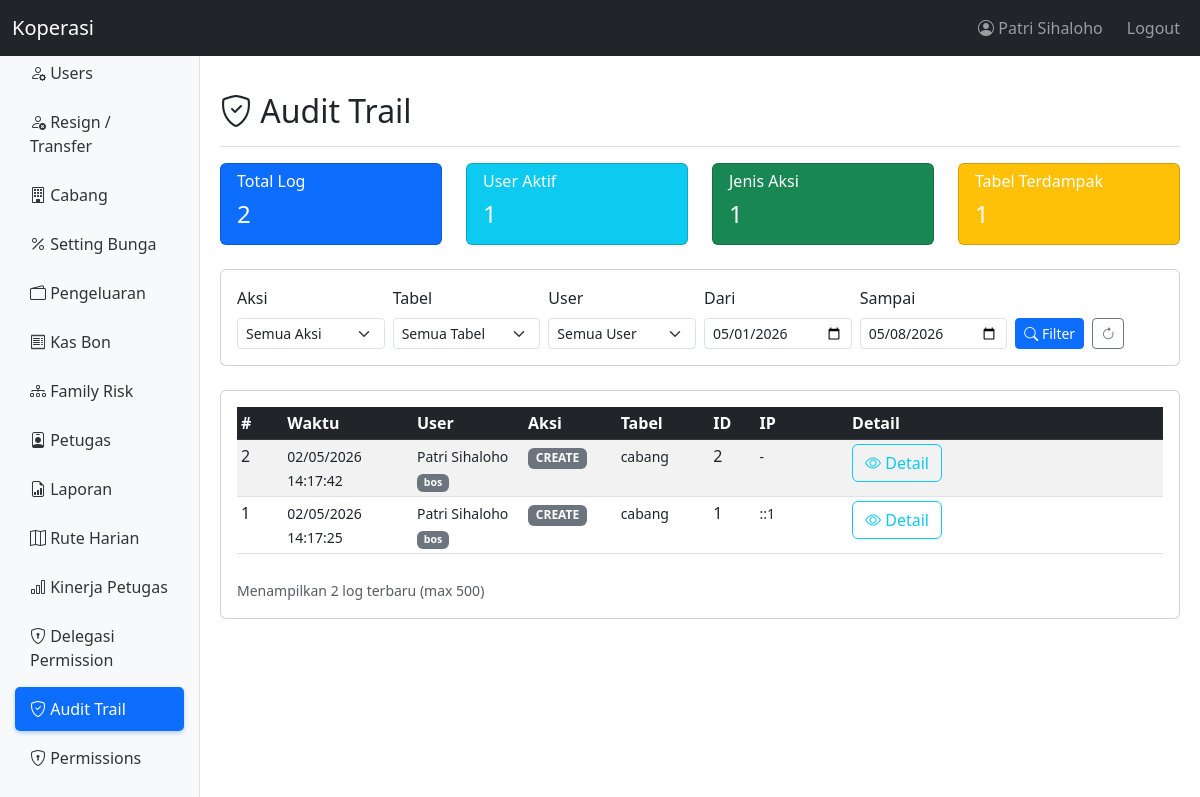
/pages/audit/index.php (signed in), run on the app's committed database.
### tables this page shows
CREATE TABLE `users` (
  `id` int(11) NOT NULL AUTO_INCREMENT,
  `username` varchar(50) NOT NULL,
  `password` varchar(255) NOT NULL,
  `nama` varchar(100) NOT NULL,
  `ktp` varchar(16) DEFAULT NULL COMMENT 'NIK KTP - identitas global via db_orang',
  `email` varchar(100) DEFAULT NULL,
  `telp` varchar(20) DEFAULT NULL,
  `role` varchar(50) NOT NULL DEFAULT 'teller',
  `owner_bos_id` int(10) unsigned DEFAULT NULL,
  `cabang_id` int(11) DEFAULT NULL,
  `derived_permissions` longtext DEFAULT NULL CHECK (json_valid(`derived_permissions`)),
  `status` enum('aktif','nonaktif') NOT NULL DEFAULT 'aktif',
  `created_at` timestamp NOT NULL DEFAULT current_timestamp(),
  `updated_at` timestamp NOT NULL DEFAULT current_timestamp() ON UPDATE current_timestamp(),
  `limit_kasbon` decimal(12,0) DEFAULT 0,
  `gaji` decimal(12,0) DEFAULT 0,
  `tanggal_lahir` date DEFAULT NULL,
  `tanggal_masuk` date DEFAULT NULL,
  `db_orang_person_id` int(11) DEFAULT NULL,
  `totp_secret` varchar(64) DEFAULT NULL,
  `totp_enabled` tinyint(1) DEFAULT 0,
  `totp_verified_at` timestamp NULL DEFAULT NULL,
  `phone_2fa` varchar(20) DEFAULT NULL,
  PRIMARY KEY (`id`),
  UNIQUE KEY `username` (`username`),
  KEY `idx_owner_bos_id` (`owner_bos_id`),
  KEY `idx_db_orang_person` (`db_orang_person_id`),
  KEY `idx_users_ktp` (`ktp`),
  KEY `idx_users_cabang` (`cabang_id`),
  KEY `idx_users_owner_bos` (`owner_bos_id`),
  KEY `idx_users_role_status` (`role`,`status`),
  KEY `idx_users_id` (`id`),
  CONSTRAINT `fk_users_cabang` FOREIGN KEY (`cabang_id`) REFERENCES `cabang` (`id`) ON DELETE SET NULL ON UPDATE CASCADE,
  CONSTRAINT `fk_users_db_orang_person` FOREIGN KEY (`db_orang_person_id`) REFERENCES `db_orang`.`people` (`id`) ON DELETE SET NULL ON UPDATE CASCADE
);

CREATE TABLE `audit_log` (
  `id` int(11) NOT NULL AUTO_INCREMENT,
  `user_id` int(11) DEFAULT NULL,
  `action` varchar(50) NOT NULL,
  `table_name` varchar(50) NOT NULL,
  `record_id` int(11) DEFAULT NULL,
  `old_value` text DEFAULT NULL,
  `new_value` text DEFAULT NULL,
  `ip_address` varchar(45) DEFAULT NULL,
  `user_agent` varchar(255) DEFAULT NULL,
  `created_at` timestamp NOT NULL DEFAULT current_timestamp(),
  PRIMARY KEY (`id`),
  KEY `idx_audit_log_user` (`user_id`),
  KEY `idx_audit_log_action` (`action`),
  KEY `idx_audit_log_table` (`table_name`),
  KEY `idx_audit_log_created` (`created_at`),
  CONSTRAINT `audit_log_ibfk_1` FOREIGN KEY (`user_id`) REFERENCES `users` (`id`) ON DELETE SET NULL
);

### pages/audit/index.php (the view, shortened to what the rows shown need)
<?php
require_once __DIR__ . '/../../config/path.php';
$filter_date_from = $_GET['date_from'] ?? date('Y-m-d', strtotime('-7 days'));
$filter_date_to = $_GET['date_to'] ?? date('Y-m-d');
$where = ["1=1"];
$params = [];
if ($filter_date_from) {
    $where[] = "DATE(a.created_at) >= ?";
    $params[] = $filter_date_from;
}
if ($filter_date_to) {
    $where[] = "DATE(a.created_at) <= ?";
    $params[] = $filter_date_to;
}
$where_clause = implode(" AND ", $where);
$logs = query("
    SELECT a.*, u.nama as nama_user, u.role
    FROM audit_log a
    LEFT JOIN users u ON a.user_id = u.id
    WHERE $where_clause
    ORDER BY a.created_at DESC
    LIMIT 500
", $params);
?>
<!DOCTYPE html>
<html lang="id">
<head>
    <link href="https://cdn.jsdelivr.net/npm/bootstrap@5.3.0/dist/css/bootstrap.min.css" rel="stylesheet">
    <link href="https://cdn.jsdelivr.net/npm/bootstrap-icons@1.10.0/font/bootstrap-icons.css" rel="stylesheet">
</head>
<body>
    <div class="main-container">
        <?php require_once BASE_PATH . '/includes/sidebar.php'; ?>
        <main class="content-area">
                <div class="d-flex justify-content-between flex-wrap flex-md-nowrap align-items-center pt-3 pb-2 mb-3 border-bottom">
                    <h1 class="h2"><i class="bi bi-shield-check"></i> Audit Trail</h1>
                </div>
                <div class="card">
                    <div class="card-body">
                        <div class="table-responsive">
                            <table class="table table-striped table-sm table-hover">
                                <thead class="table-dark">
                                    <tr>
                                        <th style="width:5%">#</th>
                                        <th style="width:14%">Waktu</th>
                                        <th style="width:12%">User</th>
                                        <th style="width:10%">Aksi</th>
                                        <th style="width:10%">Tabel</th>
                                        <th style="width:5%">ID</th>
                                        <th style="width:10%">IP</th>
                                        <th style="width:34%">Detail</th>
                                    </tr>
                                </thead>
                                <tbody>
                                    <?php if (empty($logs)): ?>
                                        <tr><td colspan="8" class="text-center text-muted">Tidak ada data audit</td></tr>
                                    <?php else: ?>
                                        <?php foreach ($logs as $log): ?>
                                            <tr>
                                                <td><?php echo $log['id']; ?></td>
                                                <td><small><?php echo date('d/m/Y H:i:s', strtotime($log['created_at'])); ?></small></td>
                                                <td>
                                                    <small>
                                                        <?php echo $log['nama_user'] ?? 'System'; ?>
                                                        <?php if ($log['role']): ?>
                                                            <br><span class="badge bg-secondary"><?php echo $log['role']; ?></span>
                                                        <?php endif; ?>
                                                    </small>
                                                </td>
                                                <td>
                                                    <?php
                                                    $action_colors = [
                                                        'create' => 'success', 'insert' => 'success',
                                                        'update' => 'warning', 'edit' => 'warning',
                                                        'delete' => 'danger', 'hapus' => 'danger',
                                                        'login' => 'info', 'logout' => 'secondary',
                                                        'approve' => 'primary', 'reject' => 'danger',
                                                        'blacklist' => 'danger', 'unblacklist' => 'success',
                                                        'pembayaran' => 'success'
                                                    ];
                                                    $color = $action_colors[$log['action']] ?? 'secondary';
                                                    ?>
                                                    <span class="badge bg-<?php echo $color; ?>"><?php echo ucfirst($log['action']); ?></span>
                                                </td>
                                                <td><small><?php echo $log['table_name']; ?></small></td>
                                                <td><?php echo $log['record_id'] ?? '-'; ?></td>
                                                <td><small><?php echo $log['ip_address'] ?? '-'; ?></small></td>
                                                <td>
                                                    <?php if ($log['old_value'] || $log['new_value']): ?>
                                                        <button class="btn btn-xs btn-outline-info" type="button" data-bs-toggle="collapse" data-bs-target="#detail-<?php echo $log['id']; ?>">
                                                            <i class="bi bi-eye"></i> Detail
                                                        </button>
                                                    <?php else: ?>
                                                        <small class="text-muted">-</small>
                                                    <?php endif; ?>
                                                </td>
                                            </tr>
                                        <?php endforeach; ?>
                                    <?php endif; ?>
                                </tbody>
                            </table>
                        </div>
                    </div>
                </div>
            </main>
        </div>
</body>
</html>

### includes/sidebar.php (shortened to what the rows shown need)
<?php
$user = getCurrentUser();
?>
<nav class="navbar navbar-expand-lg navbar-dark bg-dark">
    <div class="container-fluid">
        <div class="navbar-nav ms-auto">
            <span class="navbar-text me-3">
                <i class="bi bi-person-circle"></i> <?php echo htmlspecialchars($user['nama']); ?>
            </span>
            <a class="nav-link" href="<?php echo baseUrl('logout.php'); ?>">Logout</a>
        </div>
    </div>
</nav>

### data on the page
users: nama "Patri Sihaloho"
audit_log: id "2", created_at "02/05/2026 14:17:42", user.nama "Patri Sihaloho", user.role "bos", action "CREATE", table_name "cabang", record "2", ip_address "-"
audit_log: id "1", created_at "02/05/2026 14:17:25", user.nama "Patri Sihaloho", user.role "bos", action "CREATE", table_name "cabang", record "1", ip_address "::1"

### other printed values
APP_NAME "Koperasi"
$stat['total'] "2"
$stat['unique_users'] "1"
$stat['unique_actions'] "1"
$stat['unique_tables'] "1"
count($logs) "2"
